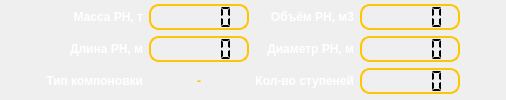
     <widget class="QWidget" name="tab_10">
      <attribute name="title">
       <string>Общая сводка</string>
      </attribute>
      <layout class="QGridLayout" name="gridLayout_23">
       <property name="leftMargin">
        <number>3</number>
       </property>
       <property name="topMargin">
        <number>3</number>
       </property>
       <property name="rightMargin">
        <number>3</number>
       </property>
       <property name="bottomMargin">
        <number>3</number>
       </property>
       <item row="0" column="0">
        <widget class="QWidget" name="widget" native="true">
         <layout class="QGridLayout" name="gridLayout_16">
          <property name="leftMargin">
           <number>3</number>
          </property>
          <property name="topMargin">
           <number>1</number>
          </property>
          <property name="rightMargin">
           <number>3</number>
          </property>
          <property name="bottomMargin">
           <number>3</number>
          </property>
          <item row="0" column="4">
           <widget class="QLabel" name="w">
            <property name="font">
             <font>
              <bold>true</bold>
             </font>
            </property>
            <property name="styleSheet">
             <string notr="true">color: rgb(255, 255, 255);</string>
            </property>
            <property name="text">
             <string>Объём РН, м3</string>
            </property>
            <property name="alignment">
             <set>Qt::AlignRight|Qt::AlignTrailing|Qt::AlignVCenter</set>
            </property>
           </widget>
          </item>
          <item row="2" column="5">
           <widget class="QLCDNumber" name="out_d">
            <property name="minimumSize">
             <size>
              <width>100</width>
              <height>0</height>
             </size>
            </property>
            <property name="font">
             <font>
              <pointsize>14</pointsize>
              <bold>false</bold>
             </font>
            </property>
            <property name="styleSheet">
             <string notr="true">
  border: 2px solid rgb(255, 197, 0);
  border-width: 2px;
  border-radius: 10px;

</string>
            </property>
            <property name="frameShape">
             <enum>QFrame::StyledPanel</enum>
            </property>
            <property name="frameShadow">
             <enum>QFrame::Plain</enum>
            </property>
            <property name="lineWidth">
             <number>3</number>
            </property>
            <property name="smallDecimalPoint">
             <bool>true</bool>
            </property>
            <property name="segmentStyle">
             <enum>QLCDNumber::Flat</enum>
            </property>
           </widget>
          </item>
          <item row="4" column="5">
           <widget class="QLCDNumber" name="out_n">
            <property name="minimumSize">
             <size>
              <width>100</width>
              <height>0</height>
             </size>
            </property>
            <property name="font">
             <font>
              <pointsize>14</pointsize>
              <bold>false</bold>
             </font>
            </property>
            <property name="styleSheet">
             <string notr="true">
  border: 2px solid rgb(255, 197, 0);
  border-width: 2px;
  border-radius: 10px;

</string>
            </property>
            <property name="frameShape">
             <enum>QFrame::StyledPanel</enum>
            </property>
            <property name="frameShadow">
             <enum>QFrame::Plain</enum>
            </property>
            <property name="lineWidth">
             <number>3</number>
            </property>
            <property name="smallDecimalPoint">
             <bool>true</bool>
            </property>
            <property name="segmentStyle">
             <enum>QLCDNumber::Flat</enum>
            </property>
           </widget>
          </item>
          <item row="0" column="5">
           <widget class="QLCDNumber" name="out_w">
            <property name="minimumSize">
             <size>
              <width>100</width>
              <height>0</height>
             </size>
            </property>
            <property name="font">
             <font>
              <pointsize>14</pointsize>
              <bold>false</bold>
             </font>
            </property>
            <property name="styleSheet">
             <string notr="true">
  border: 2px solid rgb(255, 197, 0);
  border-width: 2px;
  border-radius: 10px;

</string>
            </property>
            <property name="frameShape">
             <enum>QFrame::StyledPanel</enum>
            </property>
            <property name="frameShadow">
             <enum>QFrame::Plain</enum>
            </property>
            <property name="lineWidth">
             <number>3</number>
            </property>
            <property name="smallDecimalPoint">
             <bool>true</bool>
            </property>
            <property name="segmentStyle">
             <enum>QLCDNumber::Flat</enum>
            </property>
           </widget>
          </item>
          <item row="4" column="2">
           <widget class="QLabel" name="out_type">
            <property name="font">
             <font>
              <bold>true</bold>
             </font>
            </property>
            <property name="styleSheet">
             <string notr="true">color: rgb(255, 197, 0);</string>
            </property>
            <property name="text">
             <string>-</string>
            </property>
            <property name="alignment">
             <set>Qt::AlignCenter</set>
            </property>
           </widget>
          </item>
          <item row="2" column="2">
           <widget class="QLCDNumber" name="out_l">
            <property name="minimumSize">
             <size>
              <width>100</width>
              <height>0</height>
             </size>
            </property>
            <property name="font">
             <font>
              <pointsize>14</pointsize>
              <bold>false</bold>
             </font>
            </property>
            <property name="styleSheet">
             <string notr="true">
  border: 2px solid rgb(255, 197, 0);
  border-width: 2px;
  border-radius: 10px;

</string>
            </property>
            <property name="frameShape">
             <enum>QFrame::StyledPanel</enum>
            </property>
            <property name="frameShadow">
             <enum>QFrame::Plain</enum>
            </property>
            <property name="lineWidth">
             <number>3</number>
            </property>
            <property name="smallDecimalPoint">
             <bool>true</bool>
            </property>
            <property name="segmentStyle">
             <enum>QLCDNumber::Flat</enum>
            </property>
           </widget>
          </item>
          <item row="2" column="1">
           <widget class="QLabel" name="l">
            <property name="font">
             <font>
              <bold>true</bold>
             </font>
            </property>
            <property name="styleSheet">
             <string notr="true">color: rgb(255, 255, 255);</string>
            </property>
            <property name="text">
             <string>Длина РН, м</string>
            </property>
            <property name="alignment">
             <set>Qt::AlignRight|Qt::AlignTrailing|Qt::AlignVCenter</set>
            </property>
           </widget>
          </item>
          <item row="2" column="6">
           <spacer name="horizontalSpacer_2">
            <property name="orientation">
             <enum>Qt::Horizontal</enum>
            </property>
            <property name="sizeHint" stdset="0">
             <size>
              <width>40</width>
              <height>20</height>
             </size>
            </property>
           </spacer>
          </item>
          <item row="4" column="1">
           <widget class="QLabel" name="label_type">
            <property name="font">
             <font>
              <bold>true</bold>
             </font>
            </property>
            <property name="styleSheet">
             <string notr="true">color: rgb(255, 255, 255);</string>
            </property>
            <property name="text">
             <string>Тип компоновки</string>
            </property>
            <property name="alignment">
             <set>Qt::AlignRight|Qt::AlignTrailing|Qt::AlignVCenter</set>
            </property>
           </widget>
          </item>
          <item row="2" column="4">
           <widget class="QLabel" name="d">
            <property name="font">
             <font>
              <bold>true</bold>
             </font>
            </property>
            <property name="styleSheet">
             <string notr="true">color: rgb(255, 255, 255);</string>
            </property>
            <property name="text">
             <string>Диаметр РН, м</string>
            </property>
            <property name="alignment">
             <set>Qt::AlignRight|Qt::AlignTrailing|Qt::AlignVCenter</set>
            </property>
           </widget>
          </item>
          <item row="4" column="4">
           <widget class="QLabel" name="count">
            <property name="font">
             <font>
              <bold>true</bold>
             </font>
            </property>
            <property name="styleSheet">
             <string notr="true">color: rgb(255, 255, 255);</string>
            </property>
            <property name="text">
             <string>Кол-во ступеней</string>
            </property>
            <property name="alignment">
             <set>Qt::AlignRight|Qt::AlignTrailing|Qt::AlignVCenter</set>
            </property>
           </widget>
          </item>
          <item row="0" column="2">
           <widget class="QLCDNumber" name="out_m">
            <property name="minimumSize">
             <size>
              <width>100</width>
              <height>0</height>
             </size>
            </property>
            <property name="font">
             <font>
              <pointsize>14</pointsize>
              <bold>false</bold>
             </font>
            </property>
            <property name="styleSheet">
             <string notr="true">
  border: 2px solid rgb(255, 197, 0);
  border-width: 2px;
  border-radius: 10px;

</string>
            </property>
            <property name="frameShape">
             <enum>QFrame::StyledPanel</enum>
            </property>
            <property name="frameShadow">
             <enum>QFrame::Plain</enum>
            </property>
            <property name="lineWidth">
             <number>3</number>
            </property>
            <property name="smallDecimalPoint">
             <bool>true</bool>
            </property>
            <property name="segmentStyle">
             <enum>QLCDNumber::Flat</enum>
            </property>
           </widget>
          </item>
          <item row="0" column="1">
           <widget class="QLabel" name="m">
            <property name="font">
             <font>
              <bold>true</bold>
             </font>
            </property>
            <property name="styleSheet">
             <string notr="true">color: rgb(255, 255, 255);</string>
            </property>
            <property name="text">
             <string>Масса РН, т</string>
            </property>
            <property name="alignment">
             <set>Qt::AlignRight|Qt::AlignTrailing|Qt::AlignVCenter</set>
            </property>
           </widget>
          </item>
          <item row="2" column="0">
           <spacer name="horizontalSpacer">
            <property name="orientation">
             <enum>Qt::Horizontal</enum>
            </property>
            <property name="sizeHint" stdset="0">
             <size>
              <width>40</width>
              <height>20</height>
             </size>
            </property>
           </spacer>
          </item>
         </layout>
        </widget>
       </item>
      </layout>
     </widget>
